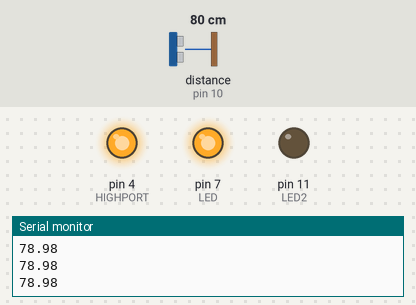
Simulated run of this sketch. Board: Arduino Uno, built with avr-gcc and run on an emulated ATmega328P. Parts: output pins drawn as LEDs (lit = HIGH), the last lines printed to the serial monitor. Wiring (inferred from the names in the program): ultrasonic range finder: trigger pin 8; echo pin 10. The inputs (shaded band) are chosen by the test bench; at power-on: distance to the obstacle (sensor on pin 10) 80 cm. The echo pulse lasts 58.3 µs per cm; pins used as bus, display or sensor lines are not drawn.

Above: at 1.2 s.
1.3 s: distance to the obstacle (sensor on pin 10) set to 8 cm
2.8 s: distance to the obstacle (sensor on pin 10) set to 5 cm
At 3.3 s:
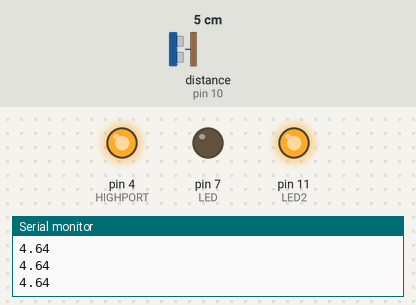
4.3 s: distance to the obstacle (sensor on pin 10) set to 9 cm
At 5.5 s:
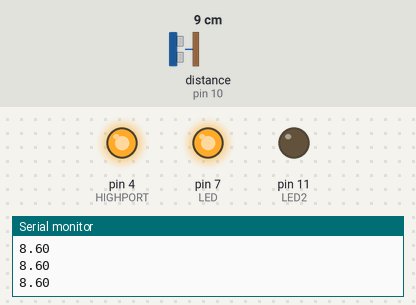
5.8 s: distance to the obstacle (sensor on pin 10) set to 2 cm
At 6.8 s:
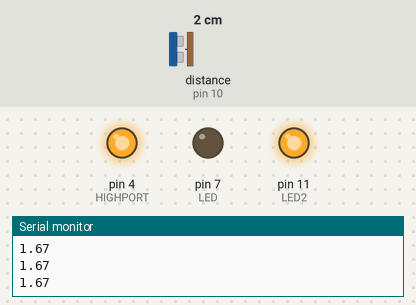
Timing chart, 0 to 8.3 s (numbered marks = the images above; inputs shaded):
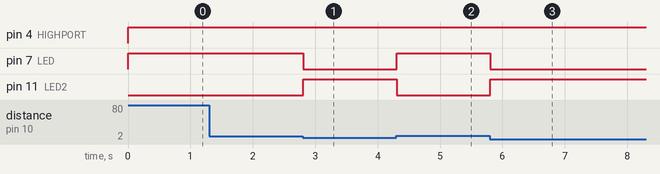

The sketch:

proximity_sensor.ino
```cpp
#define trigger 8
#define echo 10
#define LED 7
#define LED2 11
#define HIGHPORT 4


float time = 0, distance = 0;

void setup() {
  // put your setup code here, to run once:
  Serial.begin(9600);
  pinMode(LED, OUTPUT);
  pinMode(trigger,OUTPUT);
  pinMode(echo,INPUT);
  pinMode(LED2,OUTPUT);
  pinMode(HIGHPORT, OUTPUT);

}

void loop() {
  // put your main code here, to run repeatedly:
  digitalWrite(HIGHPORT, HIGH);
  digitalWrite(trigger,LOW);
  delayMicroseconds(2);
  digitalWrite(trigger,HIGH);

  delayMicroseconds(10);
  digitalWrite(trigger,LOW);

  delayMicroseconds(2);
  time=pulseIn(echo,HIGH);

  distance=time*340/20000;
  Serial.print(distance);
  Serial.print("\n");
  if(distance > 6.0){
    digitalWrite(LED, HIGH);
    digitalWrite(LED2, LOW);
  }else{
    digitalWrite(LED, LOW);
    digitalWrite(LED2, HIGH);
  }

}
```

Measured:
- the behaviour switches between 7 and 6 cm on distance to the obstacle (sensor on pin 10) (found by bisection; images 0 and 1)
- after the input at 2.8 s, pin 7 (LED): HIGH → LOW at once; pin 11 (LED2): LOW → HIGH at once
- after the input at 4.3 s, pin 7 (LED): LOW → HIGH at once; pin 11 (LED2): HIGH → LOW at once
- after the input at 5.8 s, pin 7 (LED): HIGH → LOW at once; pin 11 (LED2): LOW → HIGH at once
